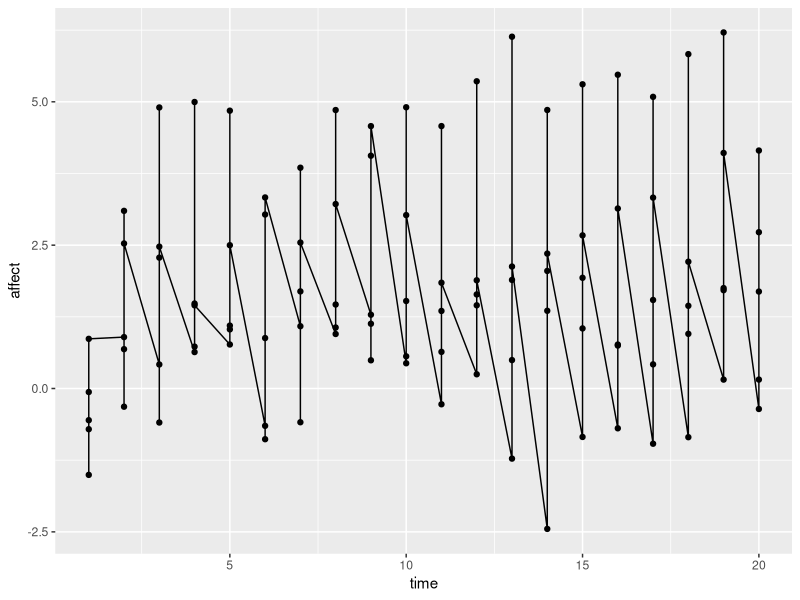
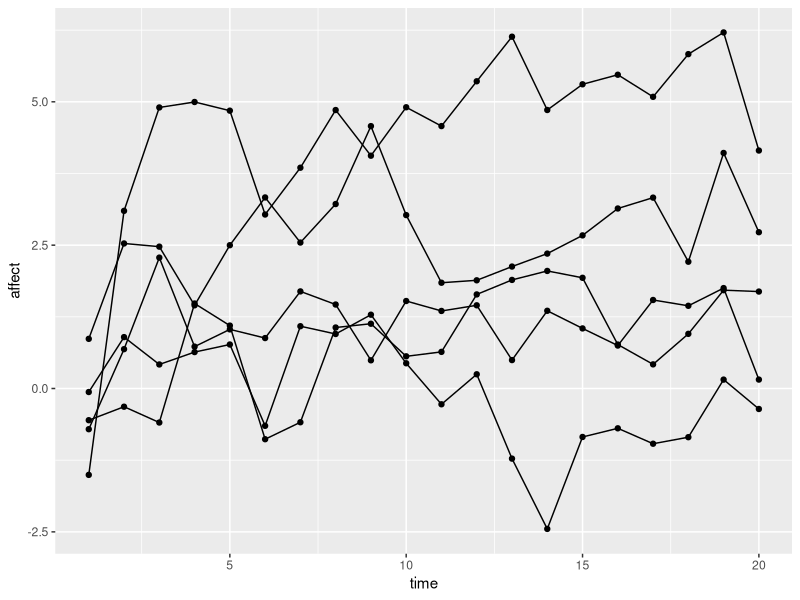
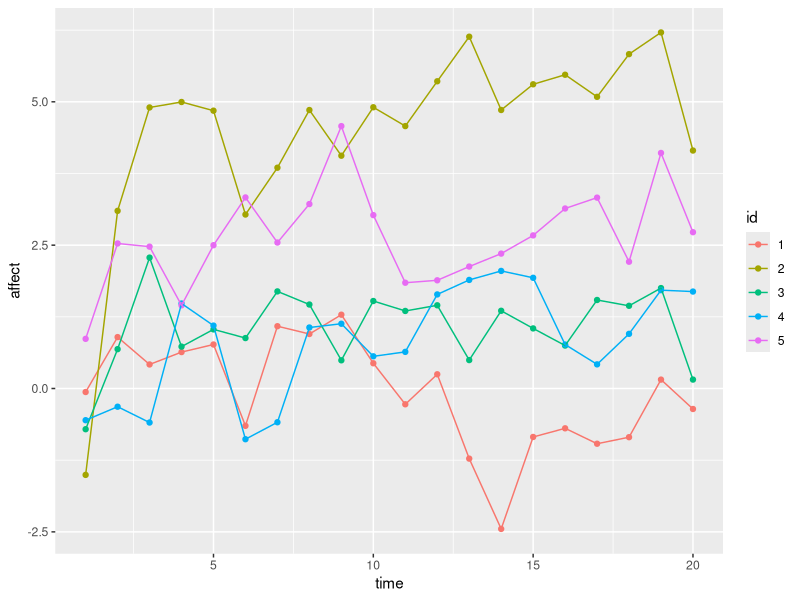
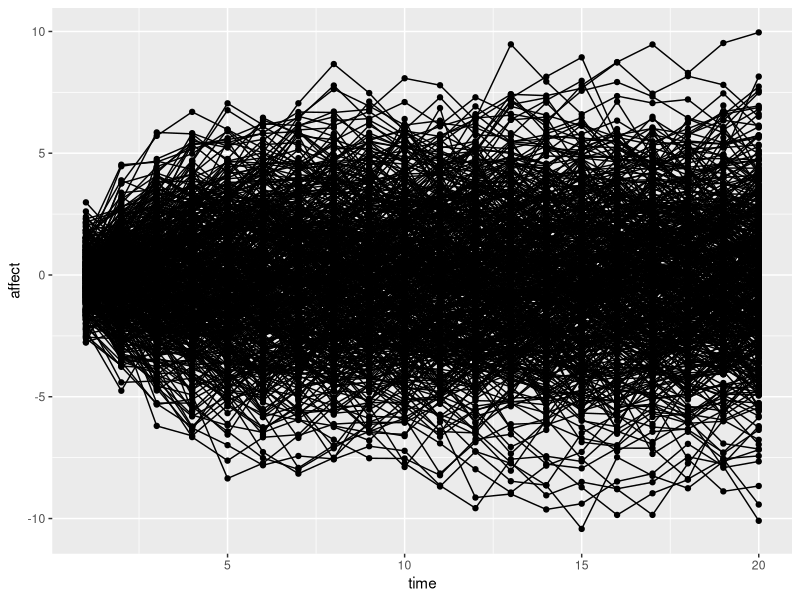
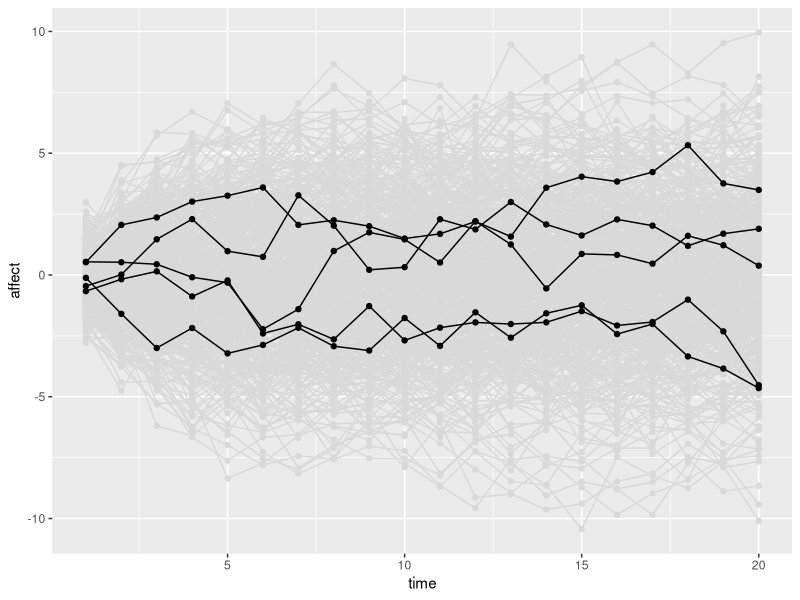
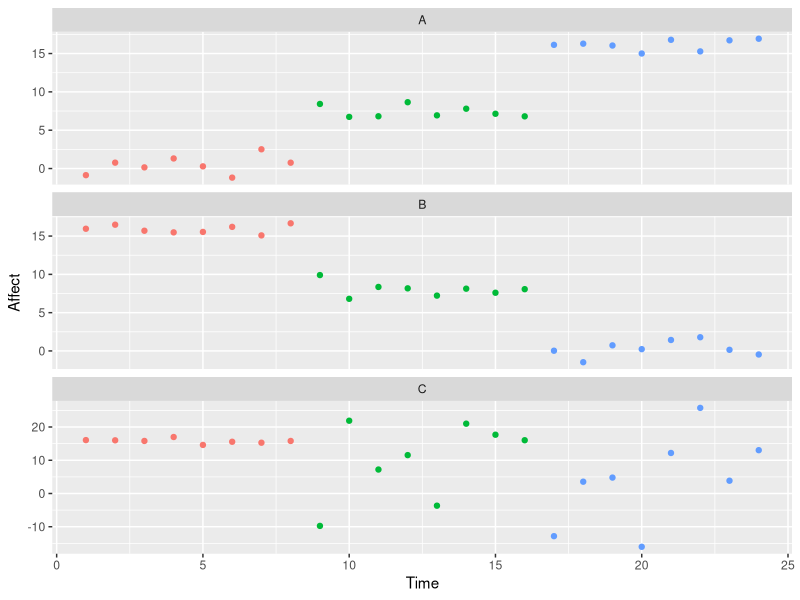
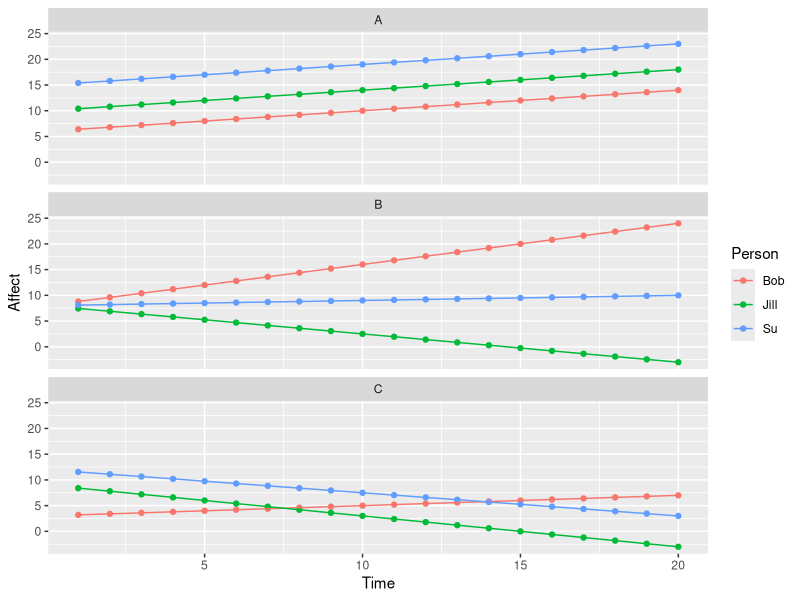
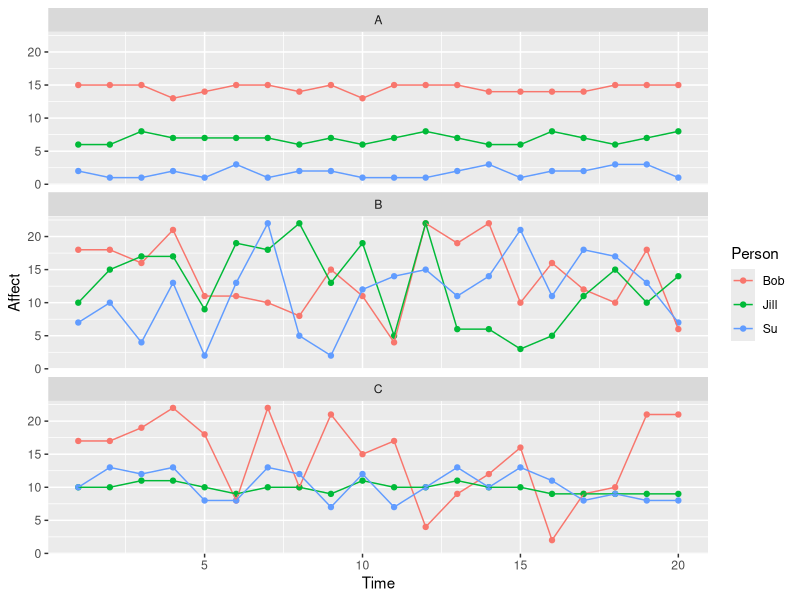

Write the R code that produced these figures, in order.
## ---- chunk 1
knitr::opts_chunk$set(echo = TRUE, warning = F, message = F)
## ---- chunk 2

time <- 20
N <- 5
df_mat <- matrix(, ncol = 3, nrow = N*time)

y_auto <- 0.6
count <- 0

for(i in 1:5){
  

  unob_het <- rnorm(1, 0, 1)
  
  for(j in 1:20){
    count <- count + 1
    
    if(j == 1){
      
      df_mat[count, 1] <- i
      df_mat[count, 2] <- j
      df_mat[count, 3] <- rnorm(1, 0, 1)
    }else{
      
      df_mat[count, 1] <- i
      df_mat[count, 2] <- j
      df_mat[count, 3] <- y_auto*df_mat[count - 1, 3] + unob_het + rnorm(1, 0, 1)

    }
    
  }
  
}

df1 <- data.frame(df_mat)
names(df1) <- c('id', 'time', 'affect')
df1$id <- as.character(df1$id)

## ---- chunk 3

library(ggplot2)
library(tidyverse)

plot1 <- ggplot(df1, aes(x = time, y = affect)) + 
  geom_point() + 
  geom_line()

plot1
## ---- chunk 4

plot2 <- ggplot(df1, aes(x = time, y = affect, group = id)) + 
  geom_point() + 
  geom_line()

plot2

## ---- chunk 5

plot3 <- ggplot(df1, aes(x = time, y = affect, color = id)) + 
  geom_point() + 
  geom_line()

plot3

## ---- chunk 6

time <- 20
N <- 500
df_mat2 <- matrix(, ncol = 3, nrow = N*time)

y_auto <- 0.6
count <- 0

for(i in 1:500){
  

  unob_het <- rnorm(1, 0, 1)
  
  for(j in 1:20){
    count <- count + 1
    
    if(j == 1){
      
      df_mat2[count, 1] <- i
      df_mat2[count, 2] <- j
      df_mat2[count, 3] <- rnorm(1, 0, 1)
    }else{
      
      df_mat2[count, 1] <- i
      df_mat2[count, 2] <- j
      df_mat2[count, 3] <- y_auto*df_mat2[count - 1, 3] + unob_het + rnorm(1, 0, 1)

    }
    
  }
  
}

df2 <- data.frame(df_mat2)
names(df2) <- c('id', 'time', 'affect')
df2$id <- as.character(df2$id)



library(ggplot2)
library(tidyverse)

plot4 <- ggplot(df2, aes(x = time, y = affect, group = id)) + 
  geom_point() + 
  geom_line()

plot4


## ---- chunk 7

df2_sample_ids <- sample(df2$id, 5)
df2_sample <- df2 %>%
  filter(id %in% df2_sample_ids)


## ---- chunk 8

plot5 <- ggplot(df2, aes(x = time, y = affect, group = id)) + 
  geom_point(color = 'gray85') + 
  geom_line(color = 'gray85') + 
  
  
  # HERE COMES ADDITIONAL CHANGES
  
  geom_point(data = df2_sample, aes(x = time, y = affect, group = id)) + 
  geom_line(data = df2_sample, aes(x = time, y = affect, group = id))

plot5

## ---- chunk 9

equi_lev_x <- numeric(24)
equi_lev_x[1] <- 0

equi_lev <- 0
equi_lev_2 <- 8
equi_lev_3 <- 16

for(i in 1:24){
  
  if(i < 9){
    
    equi_lev_x[i] <- rnorm(1, equi_lev, 1)
  } else if (i >= 9 & i < 17){
      
    equi_lev_x[i] <- rnorm(1, equi_lev_2, 1)
  } else{
    
    equi_lev_x[i] <- rnorm(1, equi_lev_3, 1)
  }
  
}




equi_dec_x <- numeric(24)
equi_dec_x[1] <- 16

equi_dec <- 16
equi_dec_2 <- 8
equi_dec_3 <- 0

for(i in 1:24){
  
  if(i < 9){
    
    equi_dec_x[i] <- rnorm(1, equi_dec, 1)
  } else if (i >= 9 & i < 17){
    
    equi_dec_x[i] <- rnorm(1, equi_dec_2, 1)
  } else{
    
    equi_dec_x[i] <- rnorm(1, equi_dec_3, 1)
  }
  
}




equi_var_x <- numeric(24)
equi_var_x[1] <- 16

equi_var <- 16
equi_var_2 <- 8
equi_var_3 <- 0

for(i in 1:24){
  
  if(i < 9){
    
    equi_var_x[i] <- rnorm(1, equi_var, 1)
  } else if (i >= 9 & i < 17){
    
    equi_var_x[i] <- rnorm(1, equi_var_2, 10)
  } else{
    
    equi_var_x[i] <- rnorm(1, equi_var_3, 20)
  }
  
}

color_frame <- c(rep("X", 8), rep("Y", 8), rep("Z", 8))

equi_var_df <- data.frame(
  "Affect" = c(equi_lev_x,
                    equi_dec_x,
                    equi_var_x),
  "Time" = c(rep(1:24, 3)),
  "Type" = c(rep("A", 24), rep("B", 24), rep("C", 24)),
  "Color" = c(color_frame, color_frame, color_frame)
)

equi_plots <- ggplot(equi_var_df, aes(x = Time, y = Affect, color = Color)) + 
  geom_point() + 
  facet_wrap(~Type, ncol = 1, scale = "free_y") + 
  theme(legend.position = "none")

equi_plots

## ---- chunk 10


line_1 <- 6 + 0.40*(seq(1,20,1))
line_2 <- 10 + 0.40*(seq(1,20,1))
line_3 <- 15 + 0.40*(seq(1,20,1))


line_4 <- 8 + 0.80*(seq(1,20,1))
line_5 <- 8 - 0.55*(seq(1,20,1))
line_6 <- 8 + 0.10*(seq(1,20,1))

line_7 <- 3 + 0.20*(seq(1,20,1))
line_8 <- 9 - 0.60*(seq(1,20,1))
line_9 <- 12 - 0.45*(seq(1,20,1))

peeps <- c(rep("Bob", 20), rep("Jill", 20), rep("Su", 20))

lgc_df <- data.frame(
  "Affect" = c(line_1, line_2, line_3, line_4, line_5, line_6, line_7, line_8, line_9),
  "Person" = c(peeps, peeps, peeps),
  "Time" = c(rep(1:20, 9)),
  "Panel" = c(rep("A", 60), rep("B", 60), rep("C", 60))
)

here_it_is <- ggplot(lgc_df, aes(x = Time, y = Affect, color = Person)) +
  geom_point() + 
  geom_line() +
  facet_wrap(~Panel, ncol = 1)

here_it_is


## ---- chunk 11


upper <- c(13,14,15)
middle <- c(6,7,8)
lower <- c(1,2,3)

var <- c(2:22)

var_1 <- var
var_2 <- c(9,10,11)
var_3 <- c(7,8,9,10,11,12,13)

between_within_df <- data.frame(
  "Affect" = c(sample(upper, 20, replace = T), sample(middle, 20, replace = T), sample(lower, 20, replace = T),
                    sample(var, 20, replace = T), sample(var, 20, replace = T), sample(var, 20, replace = T),
                    sample(var_1, 20, replace = T), sample(var_2, 20, replace = T), sample(var_3, 20, replace = T)),
  "Person" = c(rep("Bob", 20), rep("Jill", 20), rep("Su", 20),
               rep("Bob", 20), rep("Jill", 20), rep("Su", 20),
               rep("Bob", 20), rep("Jill", 20), rep("Su", 20)),
  "Time" = c(rep(1:20, 9)),
  "Panel" = c(rep("A", 60), rep("B", 60), rep("C", 60))
)


plot_wb <- ggplot(between_within_df, aes(x = Time, y = Affect, color = Person)) + 
  geom_point() + 
  geom_line() + 
  facet_wrap(~Panel, ncol = 1)

plot_wb


## ---- chunk 12

library(tidyverse)
library(ggplot2)
library(gridExtra)


main_effect_df <- data.frame(
  "Group" = c("A", "B"),
  "Performance" = c(15, 5)
  
)

high_perf <- c(14,15,16)
low_perf <- c(4,5,6,7)

main_effect_longitudinal_df <- data.frame(
  "Group" = c(rep("A", 20), rep("B", 20)),
  "Performance" = c(sample(high_perf, 20, replace = T), sample(low_perf, 20, replace = T)),
  "Time" = c(rep(1:20, 2))
)

## ---- chunk 13

library(tidyverse)
library(ggplot2)
library(gridExtra)

me_plot <- ggplot(main_effect_df, aes(x = Group, y = Performance, fill = Group)) + 
  geom_bar(stat = "identity") + 
  theme(legend.position = "none") + 
  ggtitle("Plot 1")




l_me_plot <- ggplot(main_effect_longitudinal_df, aes(x = Time, y = Performance, color = Group)) + 
  geom_point() + 
  geom_line() + 
  ggtitle("Plot 2")

grid.arrange(me_plot, l_me_plot)

## ---- chunk 14

library(tidyverse)
library(ggplot2)
library(gridExtra)

vary_gender <- c(rep("Male", 20), rep("Female", 20))


int_df <- data.frame(
  "Group" = c("A", "B", "A", "B"),
  "Gender" = c("Male", "Male", "Female", "Female"),
  "Performance" = c(15, 5, 5, 15)
)


int_long_df <- data.frame(
  "Group" = c(rep("A", 40), rep("B", 40)),
  "Gender" = c(vary_gender, vary_gender),
  "Performance" = c(sample(high_perf, 20, replace = T), sample(low_perf, 20, replace = T), 
                    sample(low_perf, 20, replace = T), sample(high_perf, 20, replace = T)),
  "Time" = c(1:20, 1:20, 1:20, 1:20)
)


cs_interaction_plot <- ggplot(int_df, aes(x = Group, y = Performance, fill = Gender)) + 
  geom_bar(stat = "identity", position = "dodge") + 
  ggtitle("Plot1")

l_interaction_plot <- ggplot(int_long_df, aes(x = Time, y = Performance, color = Group)) + 
  geom_point() + 
  geom_line() + 
  facet_wrap(~Gender) + 
  ggtitle("Plot 2")

grid.arrange(cs_interaction_plot, l_interaction_plot)


## ---- chunk 15

int_me_cs_df <- data.frame(
  "Group" = c("A", "B", "A", "B"),
  "Gender" = c("Male", "Male", "Female", "Female"),
  "Performance" = c(14, 10, 20, 3)
)

int_me_cs_plot <- ggplot(int_me_cs_df, aes(x = Group, y = Performance, fill = Gender)) + 
  geom_bar(stat = "identity", position = "dodge") + 
  ggtitle("Plot 1")

high_high_perf <- c(18,19,20)
lowish_perf <- c(7,8,9)
low_low_perf <- c(1,2,3)

int_me_l_df <- data.frame(
  "Group" = c(rep("A", 40), rep("B", 40)),
  "Gender" = c(vary_gender, vary_gender),
  "Performance" = c(sample(high_perf, 20, replace = T),sample(high_high_perf, 20, replace = T),
                    sample(lowish_perf, 20, replace = T), sample(low_low_perf, 20, replace = T)),
  "Time" = c(1:20, 1:20, 1:20, 1:20)
)

ggplot(int_me_l_df, aes(x = Time, y = Performance, color = Gender)) + 
  geom_point() + 
  geom_line() + 
  facet_wrap(~Group) + 
  ggtitle("Plot Z")

